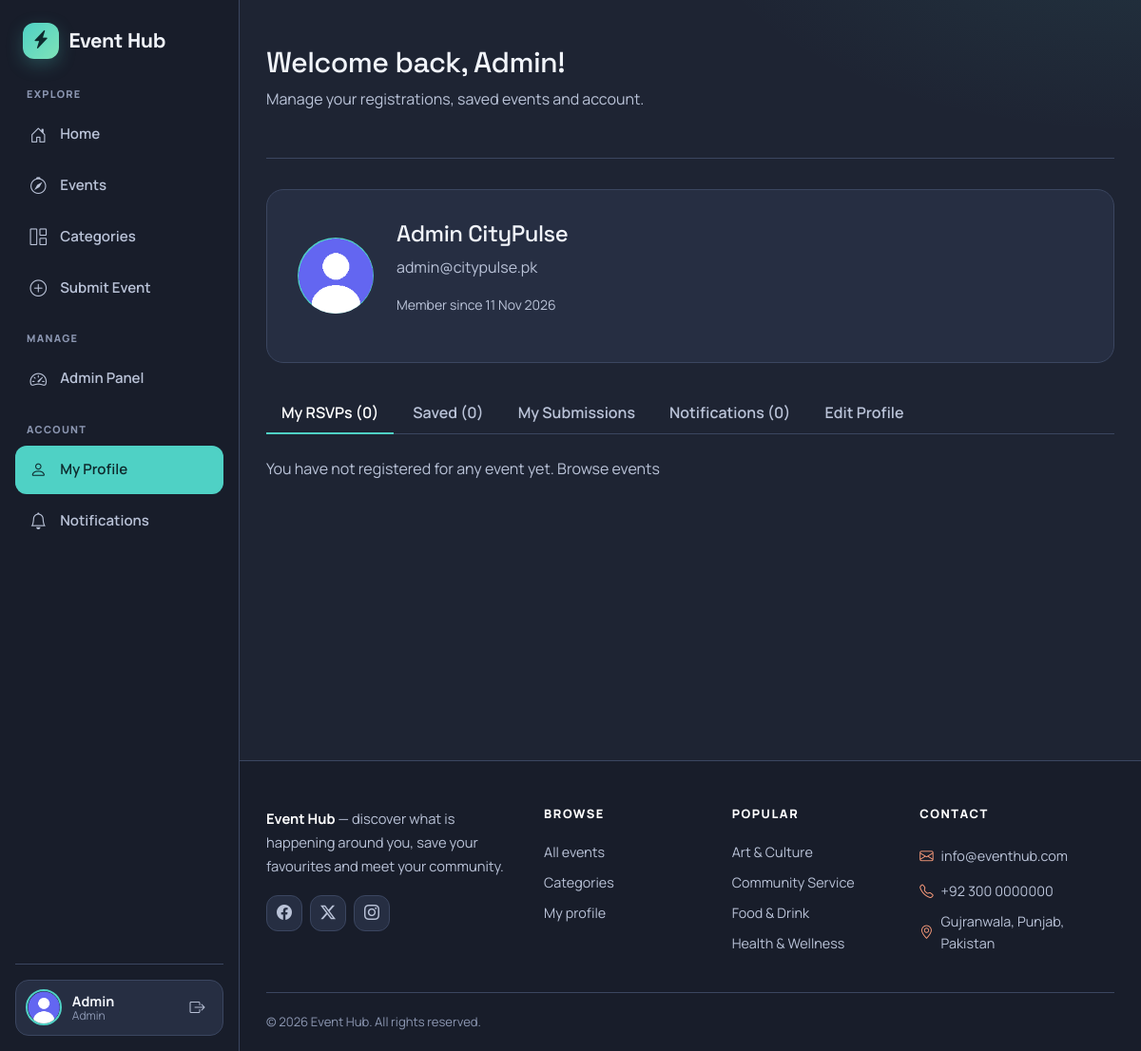
The app's page /profile.php (signed in) with its own data.
### tables this page shows
CREATE TABLE users (
  id INT AUTO_INCREMENT PRIMARY KEY,
  name VARCHAR(100) NOT NULL,
  email VARCHAR(150) NOT NULL UNIQUE,
  password VARCHAR(255) NOT NULL,
  role ENUM('user','moderator','admin') DEFAULT 'user',
  status ENUM('active','inactive') DEFAULT 'active',
  avatar VARCHAR(255) DEFAULT 'images/avatar.png',
  created_at TIMESTAMP DEFAULT CURRENT_TIMESTAMP
);

CREATE TABLE categories (
  id INT AUTO_INCREMENT PRIMARY KEY,
  name VARCHAR(80) NOT NULL,
  color VARCHAR(10) DEFAULT '#6f42c1'
);

### includes/functions.php (called while the page is built, shortened)
<?php
require_once __DIR__ . '/../config/db.php';
function e($s) { return htmlspecialchars($s ?? '', ENT_QUOTES, 'UTF-8'); }
function is_logged() { return isset($_SESSION['user']); }
function get_events($extra = '', $params = []) {
    global $pdo;
    $st = $pdo->prepare("SELECT e.*, c.name AS cat, c.color FROM events e
        JOIN categories c ON c.id = e.category_id WHERE e.status='approved' $extra");
    $st->execute($params);
    return $st->fetchAll();
}
function get_categories() { global $pdo; return $pdo->query("SELECT * FROM categories ORDER BY name")->fetchAll(); }

### profile.php (the view, shortened to what this page needs)
<?php
require 'includes/functions.php';
$uid = $_SESSION['user']['id'];
$n = $pdo->prepare("SELECT * FROM notifications WHERE user_id=? ORDER BY id DESC LIMIT 50"); $n->execute([$uid]); $notes = $n->fetchAll();
$pdo->prepare("UPDATE notifications SET is_read=1 WHERE user_id=?")->execute([$uid]);
$tab = $_GET['tab'] ?? '';
$me = $pdo->prepare("SELECT created_at FROM users WHERE id=?"); $me->execute([$uid]); $joined = $me->fetchColumn();
$rsvps = get_events("AND e.id IN (SELECT event_id FROM rsvps WHERE user_id=?) ORDER BY e.event_date", [$uid]);
$saved = get_events("AND e.id IN (SELECT event_id FROM favorites WHERE user_id=?) ORDER BY e.event_date", [$uid]);
include 'includes/header.php';
?>
<div class="dashboard page-content">
<div class="container">
  <div class="dashboard-header">
    <h1>Welcome back, <?= e(explode(' ', $_SESSION['user']['name'])[0]) ?>!</h1>
    <p>Manage your registrations, saved events and account.</p>
  </div>
  <div class="profile-card">
    <div class="profile-card-avatar"><img src="<?= BASE_URL . e($_SESSION['user']['avatar']) ?>" alt="<?= e($_SESSION['user']['name']) ?>"></div>
    <div class="profile-card-info">
      <h2><?= e($_SESSION['user']['name']) ?></h2>
      <p><?= e($_SESSION['user']['email']) ?></p>
      <p class="joined">Member since <?= date('d M Y', strtotime($joined)) ?></p>
    </div>
  </div>
  <ul class="nav nav-tabs mb-4">
    <li class="nav-item"><button class="nav-link <?= $tab != 'notes' ? 'active' : '' ?>" data-bs-toggle="tab" data-bs-target="#t1">My RSVPs (<?= count($rsvps) ?>)</button></li>
    <li class="nav-item"><button class="nav-link" data-bs-toggle="tab" data-bs-target="#t2">Saved (<?= count($saved) ?>)</button></li>
    <li class="nav-item"><button class="nav-link" data-bs-toggle="tab" data-bs-target="#t3">My Submissions</button></li>
    <li class="nav-item"><button class="nav-link <?= $tab == 'notes' ? 'active' : '' ?>" data-bs-toggle="tab" data-bs-target="#t5">Notifications (<?= count($notes) ?>)</button></li>
    <li class="nav-item"><button class="nav-link" data-bs-toggle="tab" data-bs-target="#t4">Edit Profile</button></li>
  </ul>
  <div class="tab-content">
    <div class="tab-pane fade <?= $tab != 'notes' ? 'show active' : '' ?>" id="t1">
      <?php if (!$rsvps) echo '<p class="text-muted">You have not registered for any event yet. <a href="events.php">Browse events</a></p>'; ?>
    </div>
  </div>
</div>
</div>
<?php include 'includes/footer.php'; ?>

### includes/footer.php (shortened to what this page needs)
<footer class="footer">
  <div class="container">
    <div class="footer-grid">
      <div class="footer-brand">
        <p class="footer-desc"><strong><?= SITE_NAME ?></strong> &mdash; discover what is happening around you, save your favourites and meet your community.</p>
        <div class="social-links d-flex gap-2">
          <a href="#" class="social-link" aria-label="Facebook"><i class="bi bi-facebook"></i></a>
          <a href="#" class="social-link" aria-label="Twitter"><i class="bi bi-twitter-x"></i></a>
          <a href="#" class="social-link" aria-label="Instagram"><i class="bi bi-instagram"></i></a>
        </div>
      </div>
      <div class="footer-links">
        <h4>Browse</h4>
        <a href="<?= BASE_URL ?>events.php">All events</a>
        <a href="<?= BASE_URL ?>categories.php">Categories</a>
        <a href="<?= BASE_URL ?><?= is_logged() ? 'profile.php' : 'login.php' ?>"><?= is_logged() ? 'My profile' : 'Login' ?></a>
      </div>
      <div class="footer-links">
        <h4>Popular</h4>
        <?php foreach (array_slice(get_categories(), 0, 4) as $fc): ?>
          <a href="<?= BASE_URL ?>events.php?cat[]=<?= $fc['id'] ?>"><?= e($fc['name']) ?></a>
        <?php endforeach; ?>
      </div>
      <div class="footer-links">
        <h4>Contact</h4>
        <p><i class="bi bi-envelope"></i> <a href="mailto:<?= SITE_EMAIL ?>"><?= SITE_EMAIL ?></a></p>
        <p><i class="bi bi-telephone"></i> <?= SITE_PHONE ?></p>
        <p><i class="bi bi-geo-alt"></i> <?= SITE_ADDRESS ?></p>
      </div>
    </div>
    <div class="footer-bottom"><p>&copy; <?= date('Y') ?> <?= SITE_NAME ?>. All rights reserved.</p></div>
  </div>
</footer>
</div>
</div>
</body>
</html>

### records on screen
users: created_at "11 Nov 2026"
categories: name "Art & Culture"
categories: name "Community Service"
categories: name "Food & Drink"
categories: name "Health & Wellness"

### other values on screen
SITE_NAME "Event Hub"
explode(' ', $_SESSION['user']['name'])[0] "Admin"
$_SESSION['user']['role'] "Admin"
$_SESSION['user']['name'] "Admin CityPulse"
$_SESSION['user']['email'] "admin@citypulse.pk"
count($rsvps) "0"
count($saved) "0"
count($notes) "0"
SITE_EMAIL "info@eventhub.com"
SITE_PHONE "+92 300 0000000"
SITE_ADDRESS "Gujranwala, Punjab, Pakistan"
